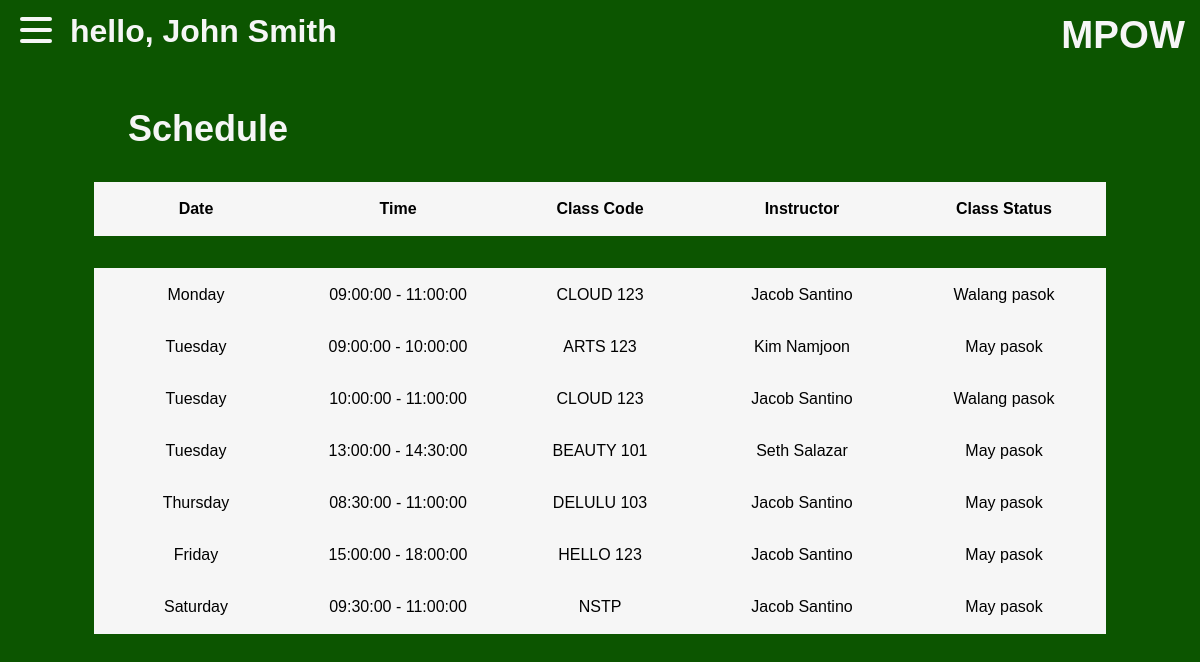
The page /studentdb.php?user=smithsons on the database its author committed.
### tables this page shows
CREATE TABLE `users` (
  `id` int(11) NOT NULL,
  `accountType` enum('student','teacher') NOT NULL,
  `lastname` varchar(64) NOT NULL,
  `firstname` varchar(64) NOT NULL,
  `username` varchar(64) NOT NULL,
  `password` varchar(64) NOT NULL
);

CREATE TABLE `schedule` (
  `schedule_id` int(11) NOT NULL,
  `class_id` int(11) NOT NULL,
  `day` enum('Monday','Tuesday','Wednesday','Thursday','Friday','Saturday') NOT NULL,
  `start_time` time NOT NULL,
  `end_time` time NOT NULL,
  `classstatus` enum('May pasok','Walang pasok') NOT NULL
);

CREATE TABLE `classes` (
  `class_id` int(11) NOT NULL,
  `classcode` varchar(64) NOT NULL,
  `instructor_id` int(11) NOT NULL,
  `section` varchar(64) NOT NULL
);

CREATE TABLE `instructors` (
  `instructor_id` int(11) NOT NULL,
  `instructor_name` varchar(64) NOT NULL
);

### studentdb.php (the view, shortened to what this page needs)
<?php
  $hostname = 'localhost';
  $username = 'root';
  $password = '';
  $dbname = 'mpow';
  $konek = mysqli_connect($hostname, $username, $password, $dbname);
    $result = $konek->query("SELECT s.day, s.start_time, s.end_time, s.classstatus,
    c.classcode AS classcode, i.instructor_name
    FROM schedule s JOIN classes c ON c.class_id = s.class_id
    JOIN instructors i ON c.instructor_id = i.instructor_id
    WHERE c.section = 'BSIT 103'
    ORDER BY s.day, s.start_time;");
    if(isset($_GET['user'])){
        $username = $_GET['user'];
        $queryname = $konek -> query("SELECT `lastname`, `firstname` FROM `users` where `username` = '$username';");
        $rowname = $queryname->fetch_assoc();
    }
?>
<!DOCTYPE html>
<html lang="en">
<head>
</head>
<body>
    <div class="parent-container">
        <div class="navbar">
            <div class="container nav-container">
                <div class="hamburger-lines">
                <span class="line line1"></span>
                <span class="line line2"></span>
                <span class="line line3"></span>
                </div>
            <div class="studentName">
                <h1>hello, <?php echo $rowname['firstname'] . " " . $rowname['lastname'];?></h1>
            </div>
            <div class="title">
                <h1>MPOW</h1>
            </div>
            </div>
        </div>
        <div class="schedheader">
                <h1 style="color: #f6f6f6;">Schedule</h1>
            </div>
        <section class="schedulearea">
            <div class="tableheader">
                <table>
                    <th>Date</th>
                    <th>Time</th>
                    <th>Class Code</th>
                    <th>Instructor</th>
                    <th>Class Status</th>
                </table>
            </div>
            <div class="schedtable">
                <table>
                <tbody>
                <?php
                            while ($row = $result->fetch_assoc()) {
                                echo "<tr>";
                                echo "<td>" . $row['day'] . "</td>";
                                echo "<td>" . $row['start_time'] ."  -  ". $row['end_time'] . "</td>";
                                echo "<td>" . $row['classcode'] . "</td>";
                                echo "<td>" . $row['instructor_name'] . "</td>";
                                echo "<td>" . $row['classstatus'] . "</td>";
                                echo "</tr>";
                            }
                        ?>
                </tbody>
                </table>
            </div>
        </section>
    </div>
</body>
</html>

### studentdb.php (style rules this page uses)
* { padding: 0; margin: 0; }
body { background-color: #0C5500; font-family: Helvetica; }
.navbar { padding-bottom:2rem; }
.nav-container { display: flex; justify-content: space-between; align-items: center; height: 62px; }
.nav-container { display: block; position: relative; height: 60px; }
.nav-container .hamburger-lines { display: block; height: 26px; width: 32px; position: absolute; top: 17px; left: 20px; z-index: 2; display: flex; flex-direction: column; justify-content: space-between; }
.nav-container .hamburger-lines .line { display: block; height: 4px; width: 100%; border-radius: 10px; background: #f6f6f6; }
.nav-container .hamburger-lines .line1 { transform-origin: 0% 0%; transition: transform 0.4s ease-in-out; }
.nav-container .hamburger-lines .line2 { transition: transform 0.2s ease-in-out; }
.nav-container .hamburger-lines .line3 { transform-origin: 0% 100%; transition: transform 0.4s ease-in-out; }
.title { position: absolute; top: 13px; right: 15px; font-size: 1.2rem; color: #f6f6f6; }
.studentName { position: absolute; top: 13px; left: 70px; font-size: 1rem; color: #f6f6f6; }
.parent-container { display:flex; flex-direction:column; gap:0; }
.schedulearea { display:flex; flex-direction: column; align-items:center; gap:2rem; padding-top: 1rem; padding-bottom: 2rem; }
.schedulearea table { background-color: #f6f6f6; }
.schedulearea table th { width: 200px; height: 50px; }
.schedulearea table td { width: 200px; height: 50px; text-align: center; }
.schedheader h1 { font-size: 36px; text-align: left; margin: 1rem; margin-left: 8rem; }

### rows shown on the page
users: firstname "John", lastname "Smith"
schedule: day "Monday", start_time "09:00:00", end_time "11:00:00", class.classcode "CLOUD 123", instructors.instructor_name "Jacob Santino", classstatus "Walang pasok"
schedule: day "Tuesday", start_time "09:00:00", end_time "10:00:00", class.classcode "ARTS 123", instructors.instructor_name "Kim Namjoon", classstatus "May pasok"
schedule: day "Tuesday", start_time "10:00:00", end_time "11:00:00", class.classcode "CLOUD 123", instructors.instructor_name "Jacob Santino", classstatus "Walang pasok"
schedule: day "Tuesday", start_time "13:00:00", end_time "14:30:00", class.classcode "BEAUTY 101", instructors.instructor_name "Seth Salazar", classstatus "May pasok"
schedule: day "Thursday", start_time "08:30:00", end_time "11:00:00", class.classcode "DELULU 103", instructors.instructor_name "Jacob Santino", classstatus "May pasok"
schedule: day "Friday", start_time "15:00:00", end_time "18:00:00", class.classcode "HELLO 123", instructors.instructor_name "Jacob Santino", classstatus "May pasok"
schedule: day "Saturday", start_time "09:30:00", end_time "11:00:00", class.classcode "NSTP", instructors.instructor_name "Jacob Santino", classstatus "May pasok"
